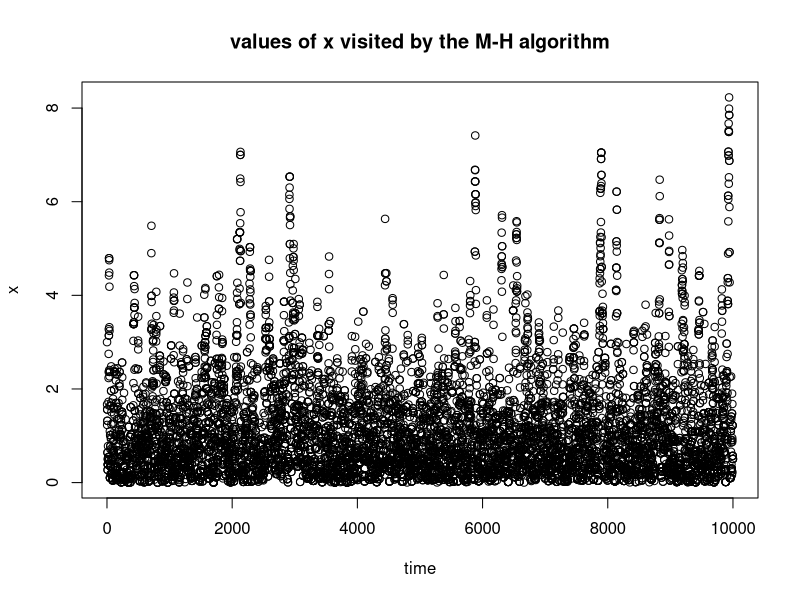
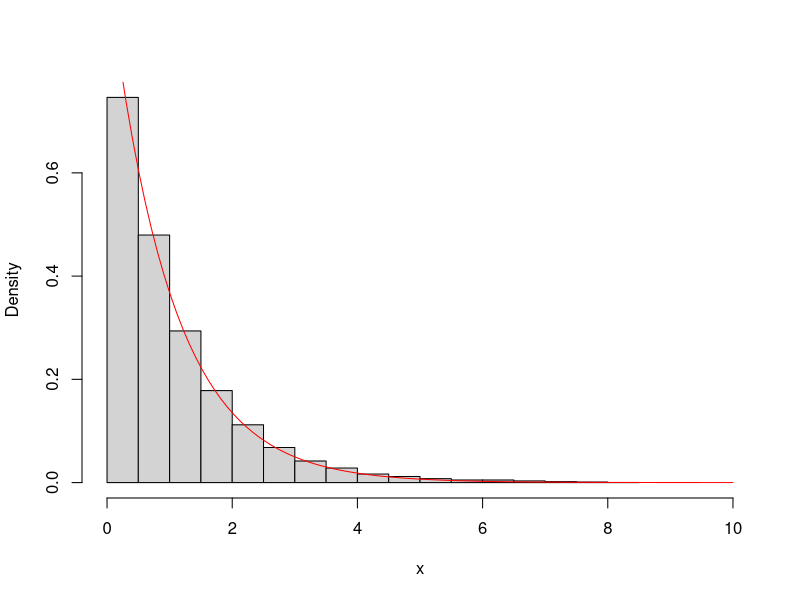

Write R code to recreate these figures, in order.
## ---- chunk 1
knitr::opts_chunk$set(comment = "#",collapse = TRUE,fig.align = "center")
## ---- chunk 2
target <- function (x)
  ifelse(x < 0,0,exp(-x))
## ---- chunk 3
x <- rep(0,10000)
x[1] <- 3
for (i in 2:10000) {
  current_x <- x[i-1]
  proposed_x <- current_x + rnorm(1)
  A <- target(proposed_x)/target(current_x)
  u <- runif(1)
  if (u < A)
    x[i] <- proposed_x
  else
    x[i] <- current_x
}
## ---- chunk 4
plot(x,xlab = "time",main = "values of x visited by the M-H algorithm")
## ---- chunk 5
hist(x,xlim = c(0,10),probability = TRUE,main = "")
xx <- seq(0,10,length = 100)
lines(xx,target(xx),col = "red")
